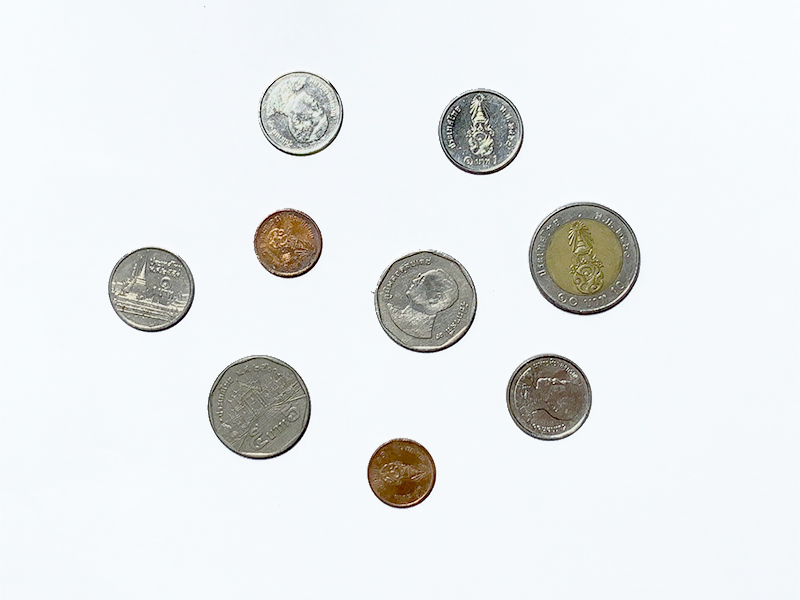
#> input picture coins.png, 800 x 600 px
$ python c5_02.py
#> lines starting #> are read from the running program, lines starting #| are printed output that depends on the picture; after the words box and inside, x2 and y2 are one past the last pixel; in counts of white or black regions, pixels touching at a corner belong together
import cv2
import numpy as np

coins_color = cv2.imread('coins.png')
#> coins_color is the input picture: shape (600, 800, 3); mean B, G, R 235, 234.6, 232
coins_gray = cv2.cvtColor(coins_color, cv2.COLOR_BGR2GRAY)
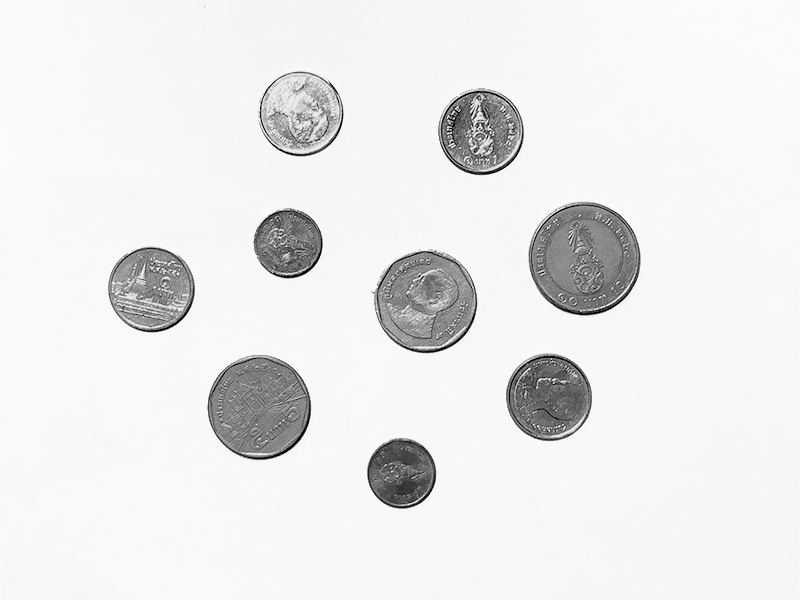
#> coins_gray: shape (600, 800); min 0, max 253, mean 233.7
_, coins_th = cv2.threshold(coins_gray, 200, 255, cv2.THRESH_BINARY_INV)
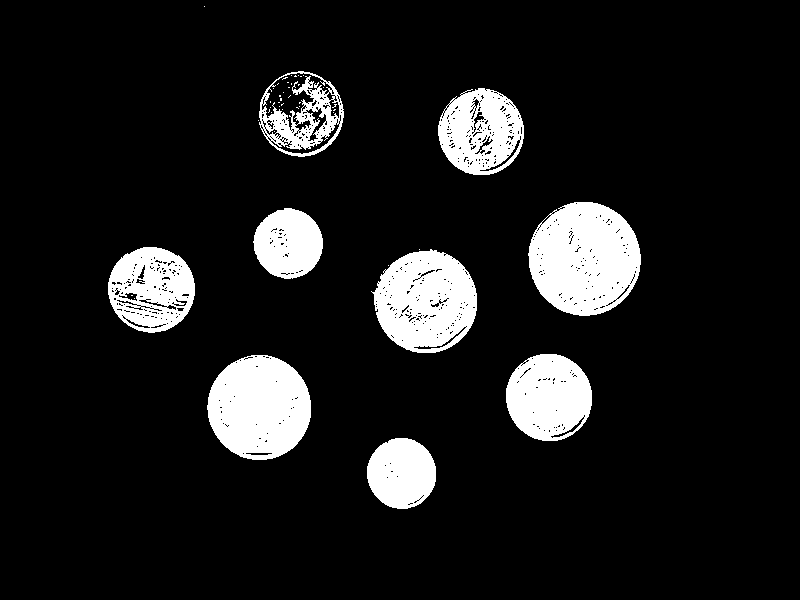
#> coins_th: shape (600, 800); 11% white; 47 white regions (38 under 20 px)
contours, _ = cv2.findContours(coins_th, cv2.RETR_EXTERNAL, cv2.CHAIN_APPROX_NONE)
#> contours = 13 contours, 4 with area under 20; largest, box (x1, y1, x2, y2) and area: (528, 202, 641, 316) 9874, (207, 355, 311, 460) 8406, (371, 249, 477, 353) 8164, (506, 354, 592, 441) 5812, (108, 247, 195, 333) 5722

for cnt in contours:
    rect = cv2.boundingRect(cnt)
    cv2.rectangle(coins_color, rect, (0,255,0),2)
    cv2.putText(coins_color, str(rect[2]), (rect[0], rect[1]), cv2.FONT_HERSHEY_PLAIN, 1, (255, 0, 255))
#> this loop made 13 passes
#> rect on passes 1 to 12: (367, 438, 69, 71), (207, 355, 104, 105), (506, 354, 86, 87), (388, 265, 1, 1), (371, 249, 106, 104), (419, 249, 1, 1), (108, 247, 87, 86), (253, 208, 70, 71), (528, 202, 113, 114), (258, 120, 1, 1), (438, 88, 86, 87), (259, 71, 85, 86)
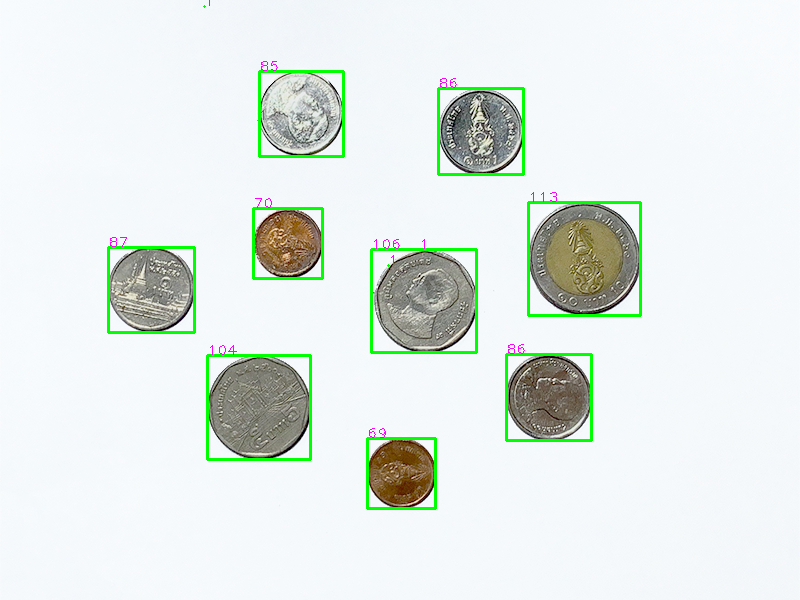
#> coins_color: shape (600, 800, 3); 2.09% of pixels changed, all inside (x1, y1, x2, y2) = (107, 0, 642, 510)

cv2.imshow("detected", coins_color)
cv2.waitKey(0)
